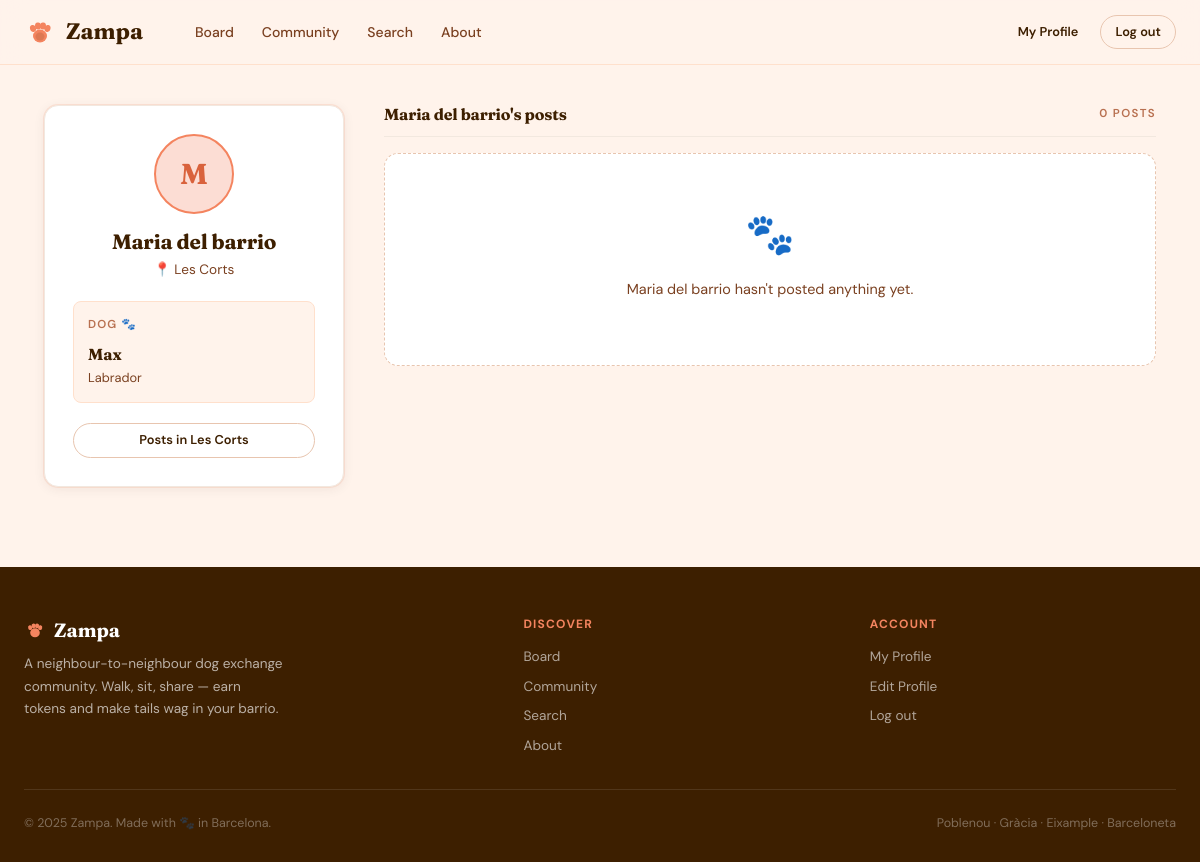
Page /user/3 (signed in) on the committed database.
### tables this page shows
CREATE TABLE users (
            id INTEGER PRIMARY KEY AUTOINCREMENT,
            username TEXT,
            email TEXT UNIQUE,
            password TEXT,
            neighborhood TEXT,
            dog_name TEXT,
            dog_breed TEXT
        , dog_sex TEXT, dog_age INTEGER, dog_weight REAL, dog_behaviour TEXT, profile_pic TEXT);

### app.py (the view)
@app.route("/user/<int:user_id>")
def user_profile(user_id):
    conn = get_db_connection()
    cursor = conn.cursor()
    cursor.execute("SELECT * FROM users WHERE id = ?", (user_id,))
    user_row = cursor.fetchone()
    if user_row is None:
        conn.close()
        return "<h2>User not found</h2>"
    cursor.execute("SELECT * FROM posts WHERE user_id = ?", (user_id,))
    post_rows = cursor.fetchall()
    conn.close()
    user  = row_to_user(user_row)
    posts = [{
        "id":           row["id"],
        "title":        row["title"],
        "description":  row["description"],
        "neighborhood": row["neighborhood"],
        "time":         row["time"],
        "type":         row["type"],
    } for row in post_rows]
    return render_template("user_profile.html", user=user, posts=posts)

### app.py (called while the page is built)
def get_db_connection():
    conn = sqlite3.connect("database.db")
    conn.row_factory = sqlite3.Row
    return conn

def row_to_user(row):
    return {
        "id":             row["id"],
        "username":       row["username"],
        "email":          row["email"],
        "neighborhood":   row["neighborhood"],
        "dog_name":       row["dog_name"],
        "dog_breed":      row["dog_breed"],
        "dog_sex":        row["dog_sex"],
        "dog_age":        row["dog_age"],
        "dog_weight":     row["dog_weight"],
        "dog_behaviour":  row["dog_behaviour"],
        "profile_pic":    row["profile_pic"],
    }

### templates/user_profile.html (shortened to what this page needs)
{% extends "base.html" %}
{% block content %}
<div class="profile-layout">
  <aside>
    <div class="profile-card">
      {%- if user.profile_pic -%}
                <img src="{{ url_for('static', filename='uploads/' + user.profile_pic) }}"
                     alt="{{ user.username }}"
                     class="avatar avatar--xl profile-card__avatar"
                     style="object-fit:cover;" />
              {%- else -%}
                <div class="avatar avatar--xl profile-card__avatar">{{ user.username[0].upper() }}</div>
              {%- endif -%}
      <h2 class="profile-card__name">{{ user.username }}</h2>
      <p class="profile-card__hood">📍 {{ user.neighborhood or 'Barcelona' }}</p>
      {% if user.dog_name %}
        <div class="profile-card__dog">
          <p class="dog-label">Dog 🐾</p>
          <p class="dog-name">{{ user.dog_name }}</p>
          {% set meta = [] %}
          {% if user.dog_breed %}{% set meta = meta + [user.dog_breed] %}{% endif %}
          {% if user.dog_sex   %}{% set meta = meta + [user.dog_sex]   %}{% endif %}
          {% if meta %}
            <p class="dog-info">{{ meta | join(' · ') }}</p>
          {% endif %}
          {% set stats = [] %}
          {% if user.dog_age    %}{% set stats = stats + [user.dog_age|string + ' yr'] %}{% endif %}
          {% if user.dog_weight %}{% set stats = stats + [user.dog_weight|string + ' kg'] %}{% endif %}
        </div>
      {% endif %}
      <div style="margin-top:20px;">
        <a href="{{ url_for('board') }}?neighborhood={{ user.neighborhood }}"
           class="btn btn-outline btn-sm" style="width:100%;">
          Posts in {{ user.neighborhood or 'this area' }}
        </a>
      </div>
    </div>
  </aside>
  <div class="profile-main">
    <div class="profile-section">
      <div class="profile-section__header">
        <h3>{{ user.username }}'s posts</h3>
        <span class="eyebrow">{{ posts|length }} post{{ 's' if posts|length != 1 }}</span>
      </div>
      {% if posts %}
        <div class="posts-grid">
          {% for post in posts %}
            {% set type_label = {'walk':'🦮 Walk','sit':'🏠 Sit','offer':'🤝 Offer'} %}
            <div class="post-card" data-type="{{ post.type }}">
              <div class="post-card__accent"></div>
              <div class="post-card__body">
                <div class="post-card__meta">
                  <span class="post-type-badge post-type-badge--{{ post.type }}">
                    {{ type_label.get(post.type, post.type) }}
                  </span>
                  {% if post.time %}
                    <span class="post-card__hood">🕐 {{ post.time }}</span>
                  {% endif %}
                </div>
                <h3 class="post-card__title">{{ post.title }}</h3>
                {% if post.description %}
                  <p class="post-card__desc">{{ post.description }}</p>
                {% endif %}
              </div>
              <div class="post-card__footer">
                <span class="post-card__hood">📍 {{ post.neighborhood }}</span>
              </div>
            </div>
          {% endfor %}
        </div>
      {% else %}
        <div class="empty-state">
          <div class="empty-state__icon">🐾</div>
          <p>{{ user.username }} hasn't posted anything yet.</p>
        </div>
      {% endif %}
    </div>
  </div>
</div>
{% endblock %}

### static/css/zampa.css (style rules this page uses)
:root { --peach-pale: #FFF3EB; --peach-mid: #FFE0CC; --peach-warm: #FFCBA8; --coral: #F4845F; --coral-deep: #D9623C; --coral-light: #FCDDD4; --mint: #57C4A0; --mint-pale: #D4F2E7; --mint-deep: #2E8C6E; --ink: #3D1F00; --ink-mid: #7A4020; --ink-light: #B87050; --ink-faint: #E8C5AF; --white: #FFFFFF; --gray-100: #FDF8F4; --gray-200: #F2E8DF; --gray-400: #C8A890; --gray-600: #9A7060; --walk-color: #F4845F; --sit-color: #57C4A0; --offer-color: #F5C842; --radius-sm: 8px; --radius-md: 14px; --radius-lg: 22px; --radius-pill: 999px; --shadow-sm: 0 1px 4px rgba(61,31,0,0.06); --shadow-md: 0 4px 16px rgba(61,31,0,0.09); --shadow-lg: 0 8px 32px rgba(61,31,0,0.13); --shadow-card: 0 2px 12px rgba(61,31,0,0.07), 0 0 0 1px rgba(244,132,95,0.15); --transition: 0.2s cubic-bezier(0.4, 0, 0.2, 1); }
*, *::before, *::after { box-sizing: border-box; margin: 0; padding: 0; }
html { scroll-behavior: smooth; }
body { font-family: 'DM Sans', sans-serif; background: var(--peach-pale); color: var(--ink); font-size: 16px; line-height: 1.6; min-height: 100vh; }
a { color: inherit; text-decoration: none; }
h1, h2, h3, h4 { font-family: 'Fraunces', serif; line-height: 1.2; letter-spacing: -0.01em; }
h2 { font-size: clamp(1.5rem, 3vw, 2.2rem); font-weight: 400; }
h3 { font-size: 1.25rem; font-weight: 700; }
.eyebrow { font-family: 'DM Sans', sans-serif; font-size: 0.72rem; font-weight: 600; letter-spacing: 0.12em; text-transform: uppercase; color: var(--ink-light); }
.btn { display: inline-flex; align-items: center; justify-content: center; gap: 8px; font-size: 0.875rem; font-weight: 600; padding: 10px 20px; border-radius: var(--radius-pill); border: none; cursor: pointer; transition: all var(--transition); white-space: nowrap; }
.btn-outline { background: transparent; color: var(--ink); border: 1.5px solid var(--ink-faint); }
.btn-sm { padding: 6px 14px; font-size: 0.8rem; }
.avatar { width: 30px; height: 30px; border-radius: 50%; background: var(--coral-light); border: 2px solid var(--coral); display: flex; align-items: center; justify-content: center; font-family: 'Fraunces', serif; font-size: 0.75rem; font-weight: 700; color: var(--coral-deep); flex-shrink: 0; }
.avatar--xl { width: 80px; height: 80px; font-size: 1.8rem; }
.profile-layout { max-width: 1160px; margin: 0 auto; padding: 40px 24px 80px; display: grid; grid-template-columns: 300px 1fr; gap: 40px; align-items: start; }
.profile-card { background: var(--white); border-radius: var(--radius-md); padding: 28px; box-shadow: var(--shadow-card); border: 1px solid var(--gray-200); text-align: center; position: sticky; top: 84px; }
.profile-card__avatar { margin: 0 auto 16px; }
.profile-card__name { font-family: 'Fraunces', serif; font-size: 1.3rem; font-weight: 700; margin-bottom: 4px; color: var(--ink); }
.profile-card__hood { font-size: 0.85rem; color: var(--ink-mid); margin-bottom: 20px; display: flex; align-items: center; justify-content: center; gap: 4px; }
.profile-card__dog { background: var(--peach-pale); border: 1px solid var(--peach-mid); border-radius: var(--radius-sm); padding: 14px; text-align: left; margin-top: 16px; }
.profile-card__dog .dog-label { font-size: 0.72rem; font-weight: 600; text-transform: uppercase; letter-spacing: 0.1em; color: var(--ink-light); margin-bottom: 8px; }
.profile-card__dog .dog-name { font-family: 'Fraunces', serif; font-size: 1rem; font-weight: 700; color: var(--ink); }
.profile-card__dog .dog-info { font-size: 0.8rem; color: var(--ink-mid); }
.profile-section { margin-bottom: 36px; }
.profile-section__header { display: flex; align-items: center; justify-content: space-between; margin-bottom: 16px; padding-bottom: 12px; border-bottom: 1px solid var(--gray-200); }
.profile-section__header h3 { font-size: 1rem; }
.empty-state { background: var(--white); border: 1.5px dashed var(--ink-faint); border-radius: var(--radius-md); padding: 48px 24px; text-align: center; color: var(--ink-light); }
.empty-state__icon { font-size: 2.5rem; margin-bottom: 12px; }
.empty-state p { font-size: 0.9rem; margin-bottom: 16px; color: var(--ink-mid); }

### rows in the picture
users: username "M", username "Maria del barrio", neighborhood "Les Corts", dog_name "Max", dog_breed "Labrador"

### other values in the picture
{{ posts|length }} "0"
{{ 's' if posts|length != 1 }} "S"
